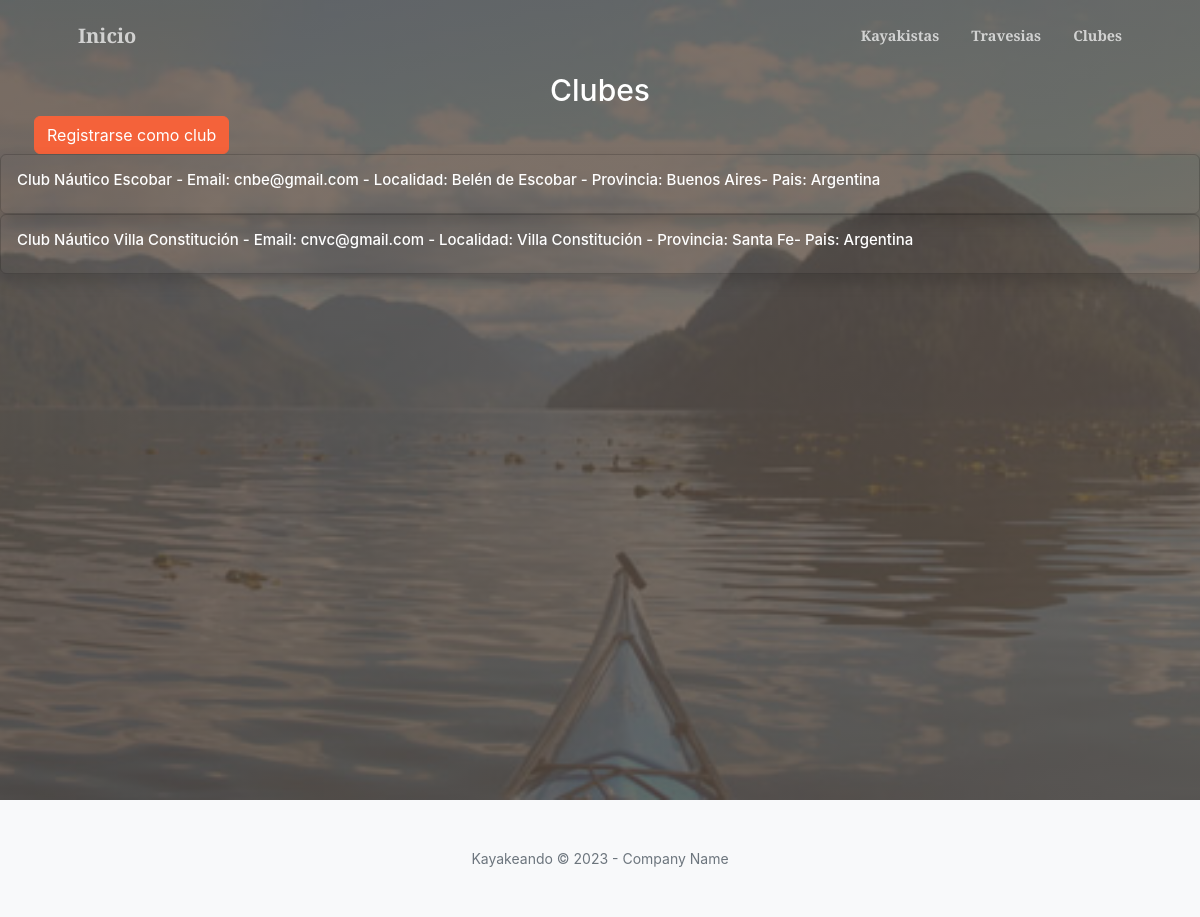
/clubes, run on the app's committed database.
### Kayakeando/models.py (models this page shows)
class Club(models.Model):
    nombre = models.CharField(max_length=40)
    email = models.EmailField()
    localidad = models.CharField(max_length=40)
    provincia = models.CharField(max_length=40, default="")
    pais = models.CharField(max_length=40)
    def __str__(self):
        return f"{self.nombre} - Email:  {self.email} - Localidad: {self.localidad} - Provincia: {self.provincia}- Pais: {self.pais}"

### Kayakeando/views.py (the view)
# urls.py: path('clubes', views.clubes, name='Clubes'),
def clubes(request):
    clubes = Club.objects.all()
    return render(request, "Kayakeando/clubes.html", {"clubes": clubes})

### Kayakeando/Templates/Kayakeando/clubes.html
{% extends "Kayakeando/padre.html" %}
{% load static %}
{% block main %}
<header class="masthead py-8">
  <div class="container px-1 px-lg-1">
    <div class="row gx-4 gx-lg-5 align-items-center justify-content-center text-center">
      <div class="col-lg-8">
        <h1 class="text-white font-weight-bold" style="font-size:30px" >Clubes</h1>
      </div>
    </div>
    <a class="btn btn-primary btn-l text-center" href="{% url 'Crear club' %}">Registrarse como club</a>
  </div>
  {% for c in clubes %}
  <div class="card w-100 rounded-10 shadow bg-transparent">
    <div class="card-body d-flex align-items-center bg-transparent">
      <h5 class="card-title text-white font-weight-bold" style="font-size:15px">{{ c }}</h5>
    </div>
  </div>
{% endfor %}
</header>
{% endblock %}

### data on the page
Club: nombre+email+localidad "Club Náutico Escobar - Email: cnbe@gmail.com - Localidad: Belén de Escobar - Provincia: Buenos Aires- Pais: Argentina"
Club: nombre+email+localidad "Club Náutico Villa Constitución - Email: cnvc@gmail.com - Localidad: Villa Constitución - Provincia: Santa Fe- Pais: Argentina"
